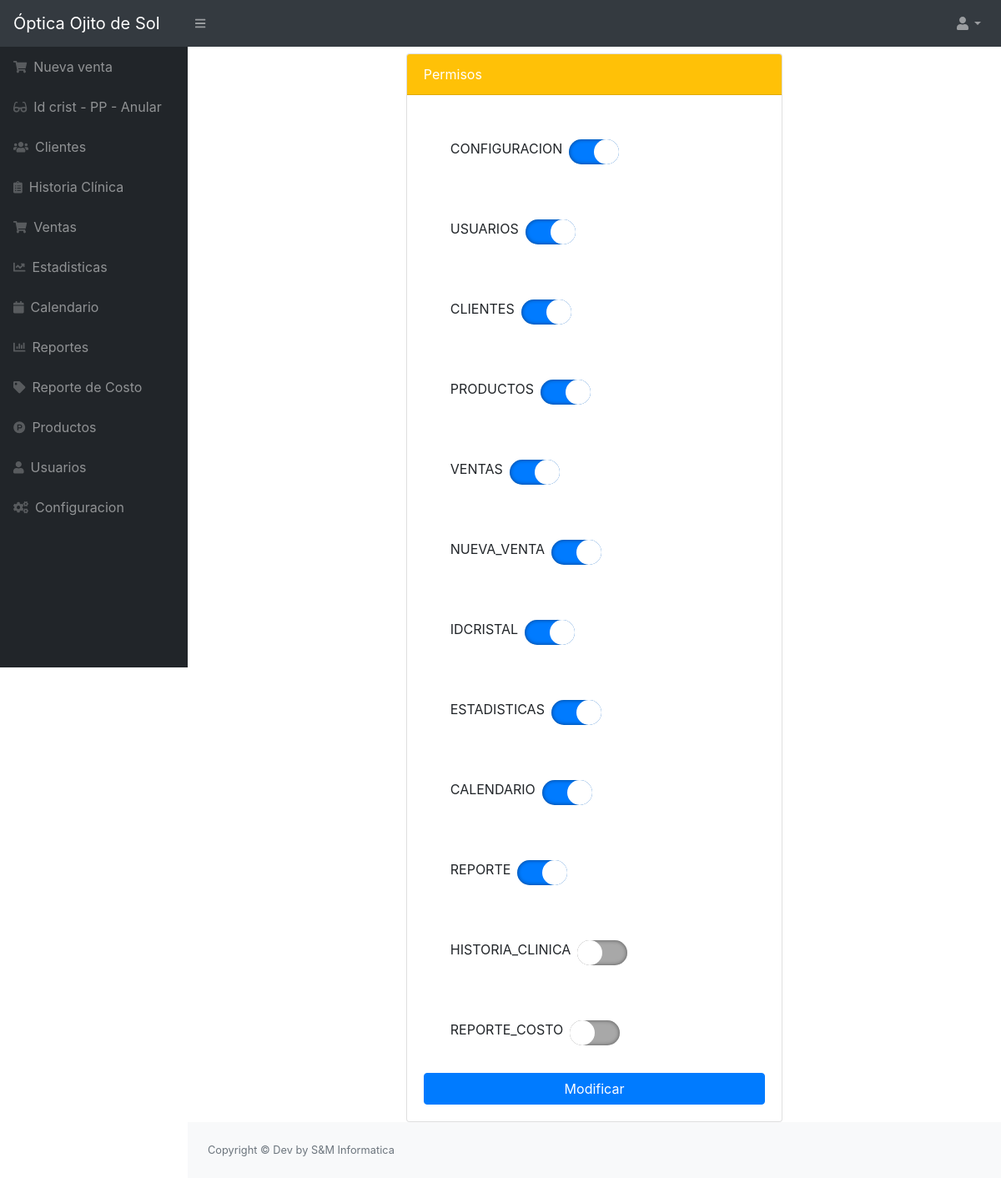
The page /src/rol.php?id=1 (signed in) on the database its author committed.
### tables this page shows
CREATE TABLE `permisos` (
  `id` int NOT NULL,
  `nombre` varchar(30) NOT NULL
);

### src/rol.php (the view, shortened to what this page needs)
<?php
require_once "../conexion.php";
$id = isset($_GET['id']) ? intval($_GET['id']) : 0;
include_once "includes/header.php";
$sqlpermisos = mysqli_query($conexion, "SELECT * FROM permisos");
$consulta = mysqli_query($conexion, "SELECT * FROM detalle_permisos WHERE id_usuario = $id");
$datos = array();
foreach ($consulta as $asignado) {
    $datos[$asignado['id_permiso']] = true;
}
?>
<div class="row">
    <div class="col-md-6 mx-auto">
        <div class="card">
            <div class="card-header bg-warning text-white">
                Permisos
            </div>
            <div class="card-body">
                <form method="post" action="">
                    <?php while ($row = mysqli_fetch_assoc($sqlpermisos)) { ?>
                        <div class="form-check form-check-inline m-4">
                            <label for="permisos" class="p-2 text-uppercase"><?php echo $row['nombre']; ?></label>
                            <input id="permisos" type="checkbox" name="permisos[]" value="<?php echo $row['id']; ?>"<?php
                                                    if (isset($datos[$row['id']])) {
                                                    echo "checked";
                                                                    }
                                                                    ?>>
                        </div>
                    <?php } ?>
                    <br>
                    <button class="btn btn-primary btn-block" type="submit">Modificar</button>
                </form>
            </div>
        </div>
    </div>
</div>
<?php include_once "includes/footer.php"; ?>

### rows shown on the page
permisos: nombre "CONFIGURACION", id "☑"
permisos: nombre "USUARIOS", id "☑"
permisos: nombre "CLIENTES", id "☑"
permisos: nombre "PRODUCTOS", id "☑"
permisos: nombre "VENTAS", id "☑"
permisos: nombre "NUEVA_VENTA", id "☑"
permisos: nombre "IDCRISTAL", id "☑"
permisos: nombre "ESTADISTICAS", id "☑"
permisos: nombre "CALENDARIO", id "☑"
permisos: nombre "REPORTE", id "☑"
permisos: nombre "HISTORIA_CLINICA"
permisos: nombre "REPORTE_COSTO"
